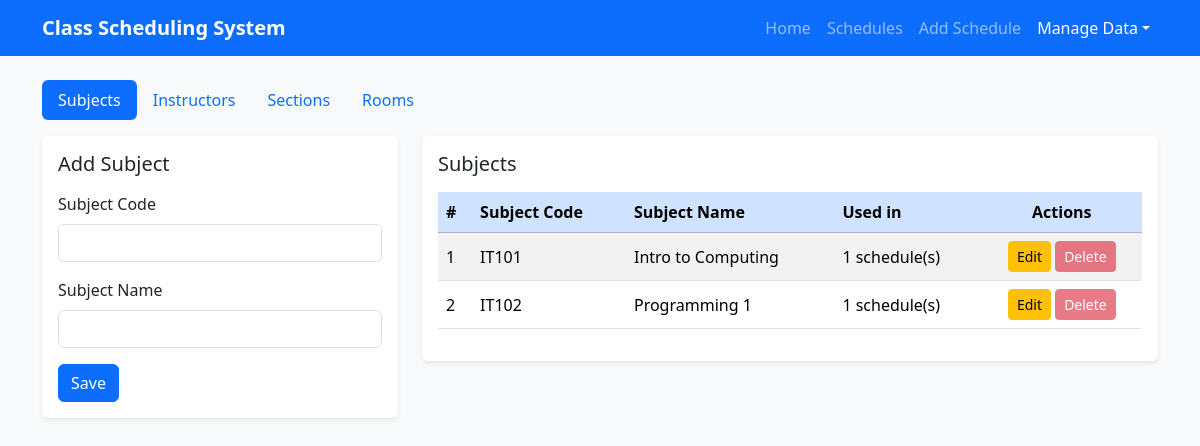
/manage.php, run on the app's committed database.
### tables this page shows
CREATE TABLE `subjects` (
  `id` int(11) NOT NULL AUTO_INCREMENT,
  `subject_code` varchar(20) NOT NULL,
  `subject_name` varchar(100) NOT NULL,
  PRIMARY KEY (`id`),
  UNIQUE KEY `uq_subject_code` (`subject_code`)
);

### db_connect.php (called while the page is built, shortened)
<?php
$lookups = [
    "subjects" => [
        "title" => "Subjects", "singular" => "Subject",
        "fields" => ["subject_code" => ["Subject Code", 20], "subject_name" => ["Subject Name", 100]],
        "order" => "subject_code", "fk" => "subject_id",
    ],
    "instructors" => [
        "title" => "Instructors", "singular" => "Instructor",
        "fields" => ["name" => ["Instructor Name", 100]],
        "order" => "name", "fk" => "instructor_id",
    ],
    "sections" => [
        "title" => "Sections", "singular" => "Section",
        "fields" => ["name" => ["Section Name", 30]],
        "order" => "name", "fk" => "section_id",
    ],
    "rooms" => [
        "title" => "Rooms", "singular" => "Room",
        "fields" => ["name" => ["Room Name", 30]],
        "order" => "name", "fk" => "room_id",
    ],
];

### manage.php (the view, shortened to what this page needs)
<?php
require "db_connect.php";
$type = $_GET['type'] ?? $_POST['type'] ?? 'subjects';
$cfg    = $lookups[$type];
$fields = $cfg['fields'];
$fk     = $cfg['fk'];
$editId = (int)($_GET['edit'] ?? $_POST['id'] ?? 0);
$vals   = [];
foreach ($fields as $col => $meta) { $vals[$col] = ""; }
$list = $conn->query("SELECT t.*, (SELECT COUNT(*) FROM schedules s WHERE s.`$fk` = t.id) AS used
                      FROM `$type` t ORDER BY t.`" . $cfg['order'] . "`");
require "Includes/header.php";
?>
<ul class="nav nav-pills mb-3">
    <?php foreach ($lookups as $key => $l): ?>
        <li class="nav-item">
            <a class="nav-link <?= $key === $type ? 'active' : '' ?>" href="manage.php?type=<?= $key ?>"><?= $l['title'] ?></a>
        </li>
    <?php endforeach; ?>
</ul>
<div class="row g-4">
    <div class="col-lg-4">
        <div class="card shadow-sm border-0">
            <div class="card-body">
                <h5 class="mb-3"><?= $editId > 0 ? "Edit" : "Add" ?> <?= htmlspecialchars($cfg['singular']) ?></h5>
                <form method="post">
                    <?php foreach ($fields as $col => $meta): ?>
                        <div class="mb-3">
                            <label class="form-label"><?= htmlspecialchars($meta[0]) ?></label>
                            <input type="text" name="<?= $col ?>" class="form-control" required
                                   maxlength="<?= $meta[1] ?>" value="<?= htmlspecialchars($vals[$col]) ?>">
                        </div>
                    <?php endforeach; ?>
                    <button class="btn <?= $editId > 0 ? 'btn-warning' : 'btn-primary' ?>">
                        <?= $editId > 0 ? "Update" : "Save" ?>
                    </button>
                </form>
            </div>
        </div>
    </div>
    <div class="col-lg-8">
        <div class="card shadow-sm border-0">
            <div class="card-body">
                <h5 class="mb-3"><?= htmlspecialchars($cfg['title']) ?></h5>
                <div class="table-responsive">
                    <table class="table table-striped table-hover align-middle">
                        <thead class="table-primary">
                            <tr>
                                <th>#</th>
                                <?php foreach ($fields as $col => $meta): ?>
                                    <th><?= htmlspecialchars($meta[0]) ?></th>
                                <?php endforeach; ?>
                                <th>Used in</th>
                                <th class="text-center">Actions</th>
                            </tr>
                        </thead>
                        <tbody>
                        <?php if ($list && $list->num_rows > 0): $n = 1; ?>
                            <?php while ($r = $list->fetch_assoc()): ?>
                            <tr>
                                <td><?= $n++ ?></td>
                                <?php foreach ($fields as $col => $meta): ?>
                                    <td><?= htmlspecialchars($r[$col]) ?></td>
                                <?php endforeach; ?>
                                <td><?= (int)$r['used'] ?> schedule(s)</td>
                                <td class="text-center text-nowrap">
                                    <a href="manage.php?type=<?= $type ?>&edit=<?= $r['id'] ?>" class="btn btn-sm btn-warning">Edit</a>
                                    <form method="post" class="d-inline"
                                          onsubmit="return confirm('Delete this record?');">
                                        <button class="btn btn-sm btn-danger" <?= $r['used'] > 0 ? 'disabled title="In use by schedules"' : '' ?>>Delete</button>
                                    </form>
                                </td>
                            </tr>
                            <?php endwhile; ?>
                        <?php else: ?>
                            <tr><td colspan="<?= count($fields) + 3 ?>" class="text-center text-muted py-4">No records yet.</td></tr>
                        <?php endif; ?>
                        </tbody>
                    </table>
                </div>
            </div>
        </div>
    </div>
</div>
<?php require "Includes/footer.php"; ?>

### style.css (style rules this page uses)
.card { border: 0; box-shadow: 0 2px 8px rgba(0,0,0,.08); }
table th { white-space: nowrap; }

### data on the page
subjects: subject_code "IT101", subject_name "Intro to Computing", used "1"
subjects: subject_code "IT102", subject_name "Programming 1", used "1"

### other printed values
$l['title'] "Subjects"
$l['title'] "Instructors"
$l['title'] "Sections"
$l['title'] "Rooms"
$cfg['singular'] "Subject"
$meta[0] "Subject Code"
$meta[0] "Subject Name"
$cfg['title'] "Subjects"
